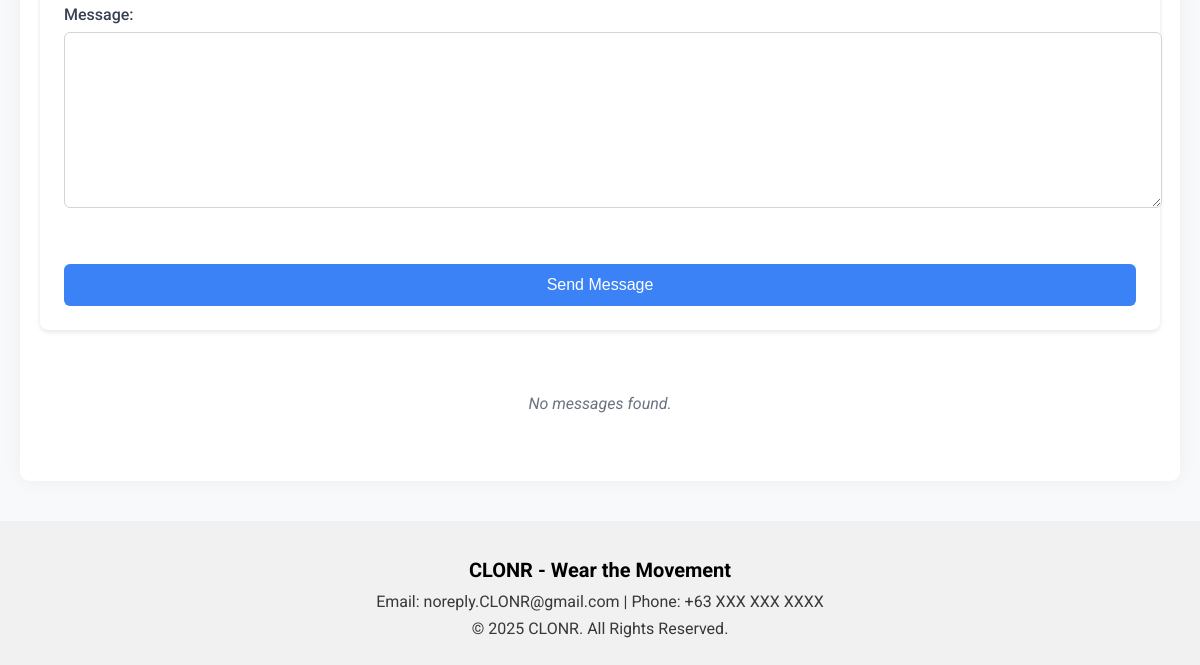
The app's page /admin/messages.php (signed in, lower part), older data.
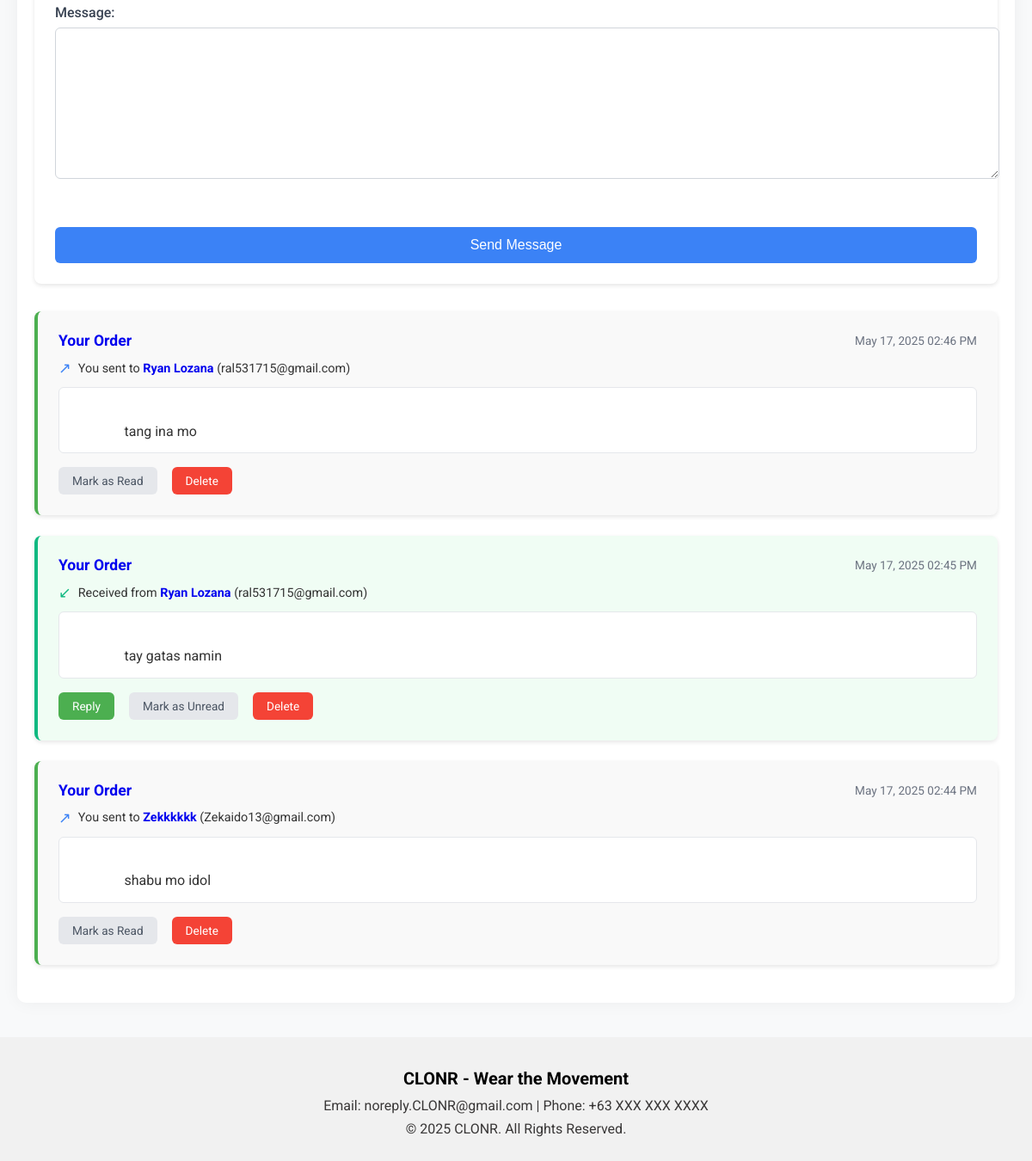
The same page, newer data.
### tables this page shows
CREATE TABLE `messages` (
  `id` int(11) NOT NULL,
  `parent_id` int(11) DEFAULT NULL,
  `user_id` int(11) NOT NULL,
  `sender_id` int(11) NOT NULL,
  `sender_type` enum('admin','user') NOT NULL,
  `subject` varchar(255) DEFAULT NULL,
  `message` text NOT NULL,
  `is_read` tinyint(1) DEFAULT 0,
  `is_archived` tinyint(1) DEFAULT 0,
  `is_important` tinyint(1) DEFAULT 0,
  `created_at` timestamp NOT NULL DEFAULT current_timestamp()
);

CREATE TABLE `users` (
  `id` int(100) NOT NULL,
  `name` varchar(100) NOT NULL,
  `email` varchar(100) NOT NULL,
  `password` varchar(100) NOT NULL,
  `user_type` varchar(20) NOT NULL DEFAULT 'user',
  `image` varchar(100) NOT NULL,
  `phone` varchar(15) DEFAULT NULL,
  `created_acc` timestamp NOT NULL DEFAULT current_timestamp(),
  `Status` varchar(10) NOT NULL DEFAULT 'Active',
  `balance` decimal(65,0) NOT NULL,
  `money` decimal(65,0) NOT NULL
);

### admin/messages.php (the view, shortened to what this page needs)
<?php
require_once '../config.php';
$stmt = $conn->prepare("
    SELECT m.*,
           sender.name as sender_name,
           sender.email as sender_email,
           receiver.name as receiver_name,
           receiver.email as receiver_email
    FROM messages m
    LEFT JOIN users sender ON m.sender_id = sender.id
    LEFT JOIN users receiver ON m.user_id = receiver.id
    WHERE m.sender_type = 'user' OR (m.sender_type = 'admin' AND m.sender_id = :admin_id)
    ORDER BY m.created_at DESC
");
$stmt->bindParam(':admin_id', $_SESSION['admin_id']);
$stmt->execute();
$messages = $stmt->fetchAll(PDO::FETCH_ASSOC);
?>
<!DOCTYPE html>
<html lang="en">
<head>
    <link rel="stylesheet" href="../global.css">
    <link rel="stylesheet" href="admin.css">
</head>
<body>
    <main class="admin-main">
        <div class="admin-container">
            <div class="message-form">
                <form action="send_admin_message.php" method="post">
                    <div class="form-group">
                        <label for="message">Message:</label>
                        <textarea class="form-control" id="message" name="message" rows="5" required></textarea>
                    </div>
                    <button type="submit" class="btn-primary">Send Message</button>
                </form>
            </div>
            <div class="messages-list">
    <?php if (empty($messages)): ?>
        <p class="no-messages">No messages found.</p>
    <?php else: ?>
        <?php foreach ($messages as $message): ?>
        <div class="message-card <?= $message['is_read'] ? 'read' : 'unread' ?> <?= $message['sender_type'] === 'admin' ? 'outgoing' : 'incoming' ?>">
            <div class="message-header">
                <h3>
                    <?php if ($message['sender_type'] === 'admin'): ?>
                        <a href="message_user.php?id=<?= $message['user_id'] ?>"><?= htmlspecialchars($message['subject']) ?></a>
                    <?php else: ?>
                        <a href="message_user.php?id=<?= $message['sender_id'] ?>"><?= htmlspecialchars($message['subject']) ?></a>
                    <?php endif; ?>
                </h3>
                <span class="message-date"><?= htmlspecialchars(date('M d, Y h:i A', strtotime($message['created_at']))) ?></span>
            </div>
            <div class="message-direction">
                <?php if ($message['sender_type'] === 'admin'): ?>
                    <span class="direction-icon">↗</span>
                    <span class="direction-text">
                        You sent to
                        <a href="message_user.php?id=<?= $message['user_id'] ?>">
                            <strong><?= htmlspecialchars($message['receiver_name']) ?></strong>
                        </a>
                        (<?= htmlspecialchars($message['receiver_email']) ?>)
                    </span>
                <?php else: ?>
                    <span class="direction-icon">↙</span>
                    <span class="direction-text">
                        Received from
                        <a href="message_user.php?id=<?= $message['sender_id'] ?>">
                            <strong><?= htmlspecialchars($message['sender_name']) ?></strong>
                        </a>
                        (<?= htmlspecialchars($message['sender_email']) ?>)
                    </span>
                <?php endif; ?>
            </div>
            <div class="message-content">
                <?= nl2br(htmlspecialchars($message['message'])) ?>
            </div>
            <div class="message-actions">
                <?php if ($message['sender_type'] !== 'admin'): ?>
                    <a href="message_user.php?id=<?= $message['sender_id'] ?>" class="action-btn reply">Reply</a>
                <?php endif; ?>
                <a href="mark_read.php?id=<?= $message['id'] ?>" class="action-btn">Mark as <?= $message['is_read'] ? 'Unread' : 'Read' ?></a>
                <a href="delete_message.php?id=<?= $message['id'] ?>" class="action-btn delete">Delete</a>
            </div>
        </div>
        <?php endforeach; ?>
    <?php endif; ?>
</div>
        </div>
    </main>
    <footer>
        <div class="footer-content">
            <h2>CLONR - Wear the Movement</h2>
            <p>Email: noreply.CLONR@gmail.com | Phone: +63 XXX XXX XXXX</p>
            <p>© 2025 CLONR. All Rights Reserved.</p>
        </div>
    </footer>
</body>
</html>

Row changes from the older to the newer data that the page shows:
added messages: subject "Your Order", created_at "May 17, 2025 02:46 PM", user.name "Ryan Lozana", user.email "ral531715@gmail.com", message "tang ina mo", is_read "Read"
added messages: subject "Your Order", created_at "May 17, 2025 02:45 PM", users.name "Ryan Lozana", users.email "ral531715@gmail.com", message "tay gatas namin", is_read "Unread", sender_type "user" (drawn)
added messages: subject "Your Order", created_at "May 17, 2025 02:44 PM", user.name "Zekkkkkk", user.email "Zekaido13@gmail.com", message "shabu mo idol", is_read "Read"
Text that changed along with them:
text no longer shown: "No messages found."
